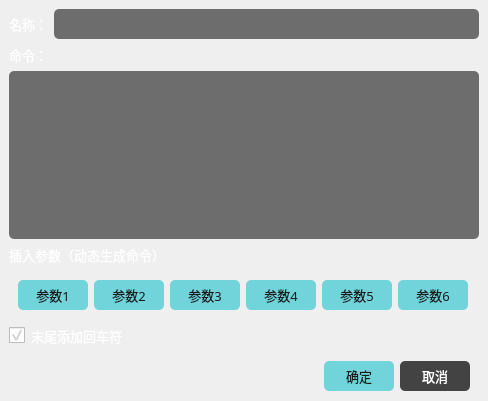
<?xml version="1.0" encoding="UTF-8"?>
<ui version="4.0">
 <class>addcommondwidget</class>
 <widget class="QWidget" name="addcommondwidget">
  <property name="geometry">
   <rect>
    <x>0</x>
    <y>0</y>
    <width>488</width>
    <height>401</height>
   </rect>
  </property>
  <property name="minimumSize">
   <size>
    <width>488</width>
    <height>401</height>
   </size>
  </property>
  <property name="maximumSize">
   <size>
    <width>488</width>
    <height>401</height>
   </size>
  </property>
  <property name="font">
   <font>
    <family>OPPOSans B</family>
    <pointsize>10</pointsize>
    <stylestrategy>PreferAntialias</stylestrategy>
   </font>
  </property>
  <property name="windowTitle">
   <string>添加命令</string>
  </property>
  <property name="windowIcon">
   <iconset resource="../lib.qrc">
    <normaloff>:/lib/icon9.png</normaloff>:/lib/icon9.png</iconset>
  </property>
  <property name="styleSheet">
   <string notr="true">
QLabel {
color: rgb(255, 255, 255);
}

QToolButton {
	color: rgb(26, 26, 26);
	background-color: rgb(113, 212, 219);
	border-radius: 5px;
}

QToolButton::menu-indicator { 
	image: None;
}

 
QToolButton:hover {
	color: rgb(26, 26, 26);
	background-color: rgb(113, 212, 219);
}</string>
  </property>
  <layout class="QVBoxLayout" name="verticalLayout_3">
   <property name="leftMargin">
    <number>0</number>
   </property>
   <property name="topMargin">
    <number>0</number>
   </property>
   <property name="rightMargin">
    <number>0</number>
   </property>
   <property name="bottomMargin">
    <number>0</number>
   </property>
   <item>
    <widget class="QWidget" name="widget_body" native="true">
     <property name="styleSheet">
      <string notr="true">#widget_body{
border-image: url(:/lib/back1.png);
}</string>
     </property>
     <layout class="QVBoxLayout" name="verticalLayout_2">
      <property name="bottomMargin">
       <number>9</number>
      </property>
      <item>
       <widget class="QWidget" name="widget" native="true">
        <layout class="QHBoxLayout" name="horizontalLayout">
         <property name="leftMargin">
          <number>0</number>
         </property>
         <property name="topMargin">
          <number>0</number>
         </property>
         <property name="rightMargin">
          <number>0</number>
         </property>
         <property name="bottomMargin">
          <number>0</number>
         </property>
         <item>
          <widget class="QLabel" name="label">
           <property name="font">
            <font>
             <family>OPPOSans B</family>
             <pointsize>10</pointsize>
             <stylestrategy>PreferAntialias</stylestrategy>
            </font>
           </property>
           <property name="text">
            <string>名称：</string>
           </property>
          </widget>
         </item>
         <item>
          <widget class="QLineEdit" name="lineEdit_name">
           <property name="minimumSize">
            <size>
             <width>0</width>
             <height>30</height>
            </size>
           </property>
           <property name="maximumSize">
            <size>
             <width>16777215</width>
             <height>30</height>
            </size>
           </property>
           <property name="font">
            <font>
             <family>OPPOSans B</family>
             <pointsize>10</pointsize>
             <stylestrategy>PreferAntialias</stylestrategy>
            </font>
           </property>
           <property name="styleSheet">
            <string notr="true">QLineEdit{
color:#ced4da;
border-radius: 14px;
background-color: rgb(25, 25, 25, 155);
border: 0px solid rgba(255, 255, 255, 0);
border-radius: 5px;
padding-left:10px;
padding-right:10px;
}</string>
           </property>
           <property name="text">
            <string/>
           </property>
          </widget>
         </item>
        </layout>
       </widget>
      </item>
      <item>
       <widget class="QLabel" name="label_2">
        <property name="font">
         <font>
          <family>OPPOSans B</family>
          <pointsize>10</pointsize>
          <stylestrategy>PreferAntialias</stylestrategy>
         </font>
        </property>
        <property name="text">
         <string>命令：</string>
        </property>
       </widget>
      </item>
      <item>
       <widget class="QTextEdit" name="textEdit_date">
        <property name="font">
         <font>
          <family>OPPOSans B</family>
          <pointsize>10</pointsize>
         </font>
        </property>
        <property name="styleSheet">
         <string notr="true">QTextEdit{
color:#ced4da;
border-radius: 14px;
background-color: rgb(25, 25, 25, 155);
border: 0px solid rgba(255, 255, 255, 0);
border-radius: 5px;
padding-left:5px;
padding-right:5px;
}</string>
        </property>
       </widget>
      </item>
      <item>
       <widget class="QLabel" name="label_3">
        <property name="font">
         <font>
          <family>OPPOSans B</family>
          <pointsize>10</pointsize>
          <stylestrategy>PreferAntialias</stylestrategy>
         </font>
        </property>
        <property name="text">
         <string>插入参数（动态生成命令）</string>
        </property>
       </widget>
      </item>
      <item>
       <widget class="QWidget" name="widget_param" native="true">
        <layout class="QHBoxLayout" name="horizontalLayout_2">
         <item>
          <widget class="QToolButton" name="toolButton_param1">
           <property name="minimumSize">
            <size>
             <width>70</width>
             <height>30</height>
            </size>
           </property>
           <property name="maximumSize">
            <size>
             <width>70</width>
             <height>30</height>
            </size>
           </property>
           <property name="font">
            <font>
             <family>OPPOSans B</family>
             <pointsize>10</pointsize>
             <stylestrategy>PreferAntialias</stylestrategy>
            </font>
           </property>
           <property name="text">
            <string>参数1</string>
           </property>
          </widget>
         </item>
         <item>
          <widget class="QToolButton" name="toolButton_param2">
           <property name="minimumSize">
            <size>
             <width>70</width>
             <height>30</height>
            </size>
           </property>
           <property name="maximumSize">
            <size>
             <width>70</width>
             <height>30</height>
            </size>
           </property>
           <property name="font">
            <font>
             <family>OPPOSans B</family>
             <pointsize>10</pointsize>
             <stylestrategy>PreferAntialias</stylestrategy>
            </font>
           </property>
           <property name="text">
            <string>参数2</string>
           </property>
          </widget>
         </item>
         <item>
          <widget class="QToolButton" name="toolButton_param3">
           <property name="minimumSize">
            <size>
             <width>70</width>
             <height>30</height>
            </size>
           </property>
           <property name="maximumSize">
            <size>
             <width>70</width>
             <height>30</height>
            </size>
           </property>
           <property name="font">
            <font>
             <family>OPPOSans B</family>
             <pointsize>10</pointsize>
             <stylestrategy>PreferAntialias</stylestrategy>
            </font>
           </property>
           <property name="text">
            <string>参数3</string>
           </property>
          </widget>
         </item>
         <item>
          <widget class="QToolButton" name="toolButton_param4">
           <property name="minimumSize">
            <size>
             <width>70</width>
             <height>30</height>
            </size>
           </property>
           <property name="maximumSize">
            <size>
             <width>70</width>
             <height>30</height>
            </size>
           </property>
           <property name="font">
            <font>
             <family>OPPOSans B</family>
             <pointsize>10</pointsize>
             <stylestrategy>PreferAntialias</stylestrategy>
            </font>
           </property>
           <property name="text">
            <string>参数4</string>
           </property>
          </widget>
         </item>
         <item>
          <widget class="QToolButton" name="toolButton_param5">
           <property name="minimumSize">
            <size>
             <width>70</width>
             <height>30</height>
            </size>
           </property>
           <property name="maximumSize">
            <size>
             <width>70</width>
             <height>30</height>
            </size>
           </property>
           <property name="font">
            <font>
             <family>OPPOSans B</family>
             <pointsize>10</pointsize>
             <stylestrategy>PreferAntialias</stylestrategy>
            </font>
           </property>
           <property name="text">
            <string>参数5</string>
           </property>
          </widget>
         </item>
         <item>
          <widget class="QToolButton" name="toolButton_param6">
           <property name="minimumSize">
            <size>
             <width>70</width>
             <height>30</height>
            </size>
           </property>
           <property name="maximumSize">
            <size>
             <width>70</width>
             <height>30</height>
            </size>
           </property>
           <property name="font">
            <font>
             <family>OPPOSans B</family>
             <pointsize>10</pointsize>
             <stylestrategy>PreferAntialias</stylestrategy>
            </font>
           </property>
           <property name="text">
            <string>参数6</string>
           </property>
          </widget>
         </item>
        </layout>
       </widget>
      </item>
      <item>
       <widget class="QCheckBox" name="checkBox_enter">
        <property name="font">
         <font>
          <family>OPPOSans B</family>
          <pointsize>10</pointsize>
          <stylestrategy>PreferAntialias</stylestrategy>
         </font>
        </property>
        <property name="styleSheet">
         <string notr="true">QCheckBox{
color: rgb(255, 255, 255);
}
QCheckBox::indicator{
	width:16px;
	height:16px;
}
QCheckBox::indicator::unchecked{
	image:url(:/lib/gouxuan2.png);
}
QCheckBox::indicator::checked{
     image:url(:/lib/gouxuan.png);
}
</string>
        </property>
        <property name="text">
         <string>末尾添加回车符</string>
        </property>
        <property name="checked">
         <bool>true</bool>
        </property>
       </widget>
      </item>
      <item>
       <widget class="QWidget" name="widget_3" native="true">
        <property name="maximumSize">
         <size>
          <width>16777215</width>
          <height>40</height>
         </size>
        </property>
        <layout class="QHBoxLayout" name="horizontalLayout_3">
         <item>
          <spacer name="horizontalSpacer">
           <property name="orientation">
            <enum>Qt::Horizontal</enum>
           </property>
           <property name="sizeHint" stdset="0">
            <size>
             <width>295</width>
             <height>19</height>
            </size>
           </property>
          </spacer>
         </item>
         <item>
          <widget class="QToolButton" name="toolButton_ok">
           <property name="minimumSize">
            <size>
             <width>70</width>
             <height>30</height>
            </size>
           </property>
           <property name="maximumSize">
            <size>
             <width>70</width>
             <height>30</height>
            </size>
           </property>
           <property name="font">
            <font>
             <family>OPPOSans B</family>
             <pointsize>10</pointsize>
             <stylestrategy>PreferAntialias</stylestrategy>
            </font>
           </property>
           <property name="text">
            <string>确定</string>
           </property>
          </widget>
         </item>
         <item>
          <widget class="QToolButton" name="toolButton_cancel">
           <property name="minimumSize">
            <size>
             <width>70</width>
             <height>30</height>
            </size>
           </property>
           <property name="maximumSize">
            <size>
             <width>70</width>
             <height>30</height>
            </size>
           </property>
           <property name="font">
            <font>
             <family>OPPOSans B</family>
             <pointsize>10</pointsize>
             <stylestrategy>PreferAntialias</stylestrategy>
            </font>
           </property>
           <property name="styleSheet">
            <string notr="true">QToolButton {
	color: rgb(255, 255, 255);
	
	background-color: rgb(67, 67, 67);
	border-radius: 5px;
}

QToolButton::menu-indicator { 
	image: None;
}

 
QToolButton:hover {
	color: rgb(255, 255, 255);
	background-color: rgb(67, 67, 67);
}</string>
           </property>
           <property name="text">
            <string>取消</string>
           </property>
          </widget>
         </item>
        </layout>
       </widget>
      </item>
     </layout>
    </widget>
   </item>
  </layout>
 </widget>
 <resources>
  <include location="../lib.qrc"/>
 </resources>
 <connections/>
</ui>
